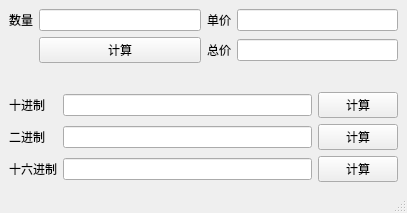
<?xml version="1.0" encoding="UTF-8"?>
<ui version="4.0">
 <class>MainWindow</class>
 <widget class="QMainWindow" name="MainWindow">
  <property name="geometry">
   <rect>
    <x>0</x>
    <y>0</y>
    <width>407</width>
    <height>213</height>
   </rect>
  </property>
  <property name="windowTitle">
   <string>MainWindow</string>
  </property>
  <widget class="QWidget" name="centralwidget">
   <layout class="QVBoxLayout" name="verticalLayout_2">
    <item>
     <layout class="QVBoxLayout" name="verticalLayout">
      <item>
       <layout class="QGridLayout" name="gridLayout">
        <item row="0" column="1">
         <widget class="QLineEdit" name="num"/>
        </item>
        <item row="0" column="2">
         <widget class="QLabel" name="label_2">
          <property name="text">
           <string>单价</string>
          </property>
         </widget>
        </item>
        <item row="1" column="3">
         <widget class="QLineEdit" name="allPrice"/>
        </item>
        <item row="1" column="2">
         <widget class="QLabel" name="label_3">
          <property name="text">
           <string>总价</string>
          </property>
         </widget>
        </item>
        <item row="0" column="0">
         <widget class="QLabel" name="label">
          <property name="text">
           <string>数量</string>
          </property>
         </widget>
        </item>
        <item row="0" column="3">
         <widget class="QLineEdit" name="price"/>
        </item>
        <item row="1" column="1">
         <widget class="QPushButton" name="pushButton">
          <property name="text">
           <string>计算</string>
          </property>
         </widget>
        </item>
       </layout>
      </item>
      <item>
       <spacer name="verticalSpacer">
        <property name="orientation">
         <enum>Qt::Vertical</enum>
        </property>
        <property name="sizeHint" stdset="0">
         <size>
          <width>20</width>
          <height>40</height>
         </size>
        </property>
       </spacer>
      </item>
      <item>
       <layout class="QGridLayout" name="gridLayout_2">
        <item row="0" column="0">
         <widget class="QLabel" name="label_4">
          <property name="text">
           <string>十进制</string>
          </property>
         </widget>
        </item>
        <item row="0" column="1">
         <widget class="QLineEdit" name="ten"/>
        </item>
        <item row="0" column="2">
         <widget class="QPushButton" name="tenButton">
          <property name="text">
           <string>计算</string>
          </property>
         </widget>
        </item>
        <item row="1" column="0">
         <widget class="QLabel" name="label_7">
          <property name="text">
           <string>二进制</string>
          </property>
         </widget>
        </item>
        <item row="1" column="1">
         <widget class="QLineEdit" name="two"/>
        </item>
        <item row="1" column="2">
         <widget class="QPushButton" name="twoButton">
          <property name="text">
           <string>计算</string>
          </property>
         </widget>
        </item>
        <item row="2" column="0">
         <widget class="QLabel" name="label_6">
          <property name="text">
           <string>十六进制</string>
          </property>
         </widget>
        </item>
        <item row="2" column="1">
         <widget class="QLineEdit" name="sixteen"/>
        </item>
        <item row="2" column="2">
         <widget class="QPushButton" name="sixteenButton">
          <property name="text">
           <string>计算</string>
          </property>
         </widget>
        </item>
       </layout>
      </item>
     </layout>
    </item>
   </layout>
  </widget>
  <widget class="QMenuBar" name="menubar">
   <property name="geometry">
    <rect>
     <x>0</x>
     <y>0</y>
     <width>407</width>
     <height>25</height>
    </rect>
   </property>
  </widget>
  <widget class="QStatusBar" name="statusbar"/>
 </widget>
 <resources/>
 <connections/>
</ui>
